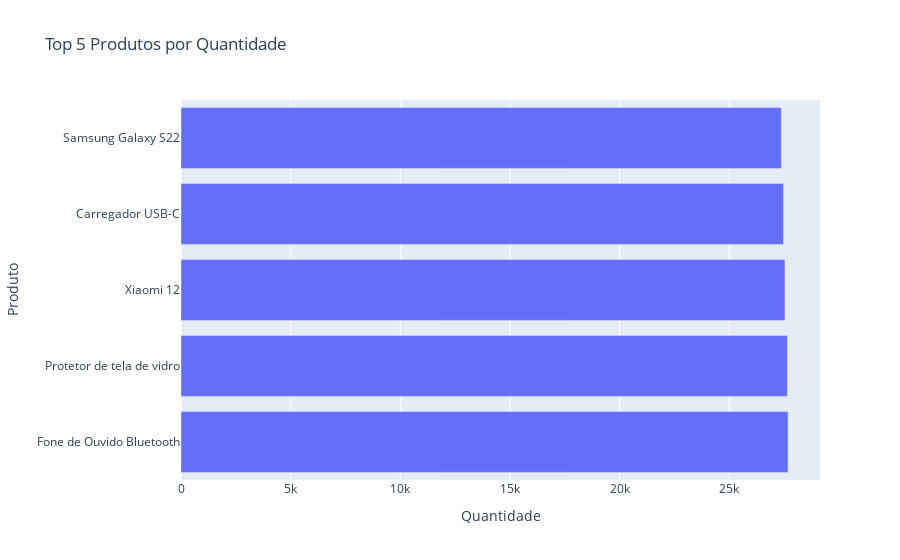

The cell this chart's notebook holds for it:
### Code cell
# Produtos Mais Vendidos (em valor total):
top_produtos = df.groupby('Produto')['Quantidade'].sum().nlargest(5).reset_index()
fig_prod = px.bar(top_produtos, x='Quantidade', y='Produto', title='Top 5 Produtos por Quantidade', orientation='h')
fig_prod.show()

### Figure 1 — Plotly figure (JSON) as saved in the notebook; plotly's stock layout.template omitted (floating-point values rounded to 4 significant figures)
{"data": [{"alignmentgroup": "True", "hovertemplate": "Quantidade=%{x}<br>Produto=%{y}<extra></extra>", "legendgroup": "", "marker": {"color": "#636efa", "pattern": {"shape": ""}}, "name": "", "offsetgroup": "", "orientation": "h", "showlegend": false, "textposition": "auto", "type": "bar", "x": [27685, 27657, 27545, 27481, 27381], "xaxis": "x", "y": ["Fone de Ouvido Bluetooth", "Protetor de tela de vidro", "Xiaomi 12", "Carregador USB-C", "Samsung Galaxy S22"], "yaxis": "y"}], "layout": {"barmode": "relative", "legend": {"tracegroupgap": 0}, "title": {"text": "Top 5 Produtos por Quantidade"}, "xaxis": {"anchor": "y", "domain": [0, 1], "title": {"text": "Quantidade"}}, "yaxis": {"anchor": "x", "domain": [0, 1], "title": {"text": "Produto"}}}}
